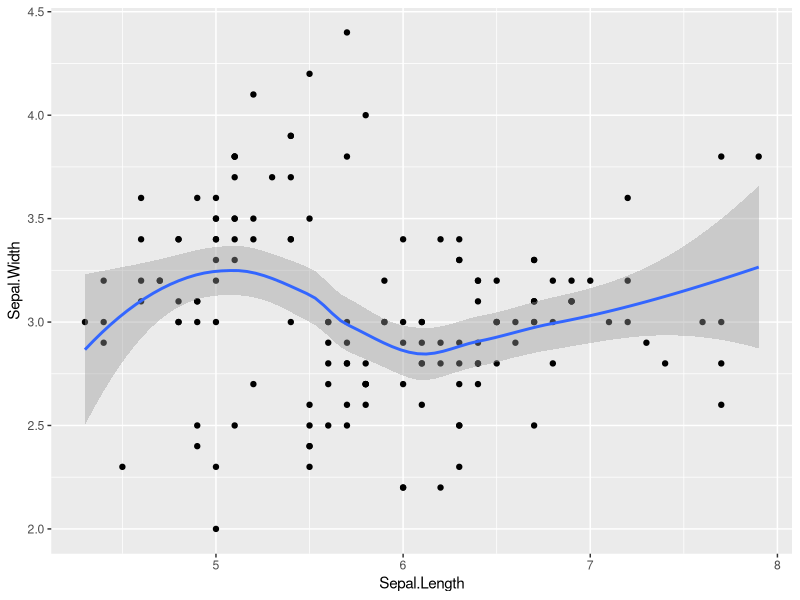

Recreate this plot in R.
library(cluster)
library(ggplot2)

head(iris)

g <- ggplot(iris, aes(Sepal.Length, Sepal.Width))
g + geom_point() + geom_smooth()

